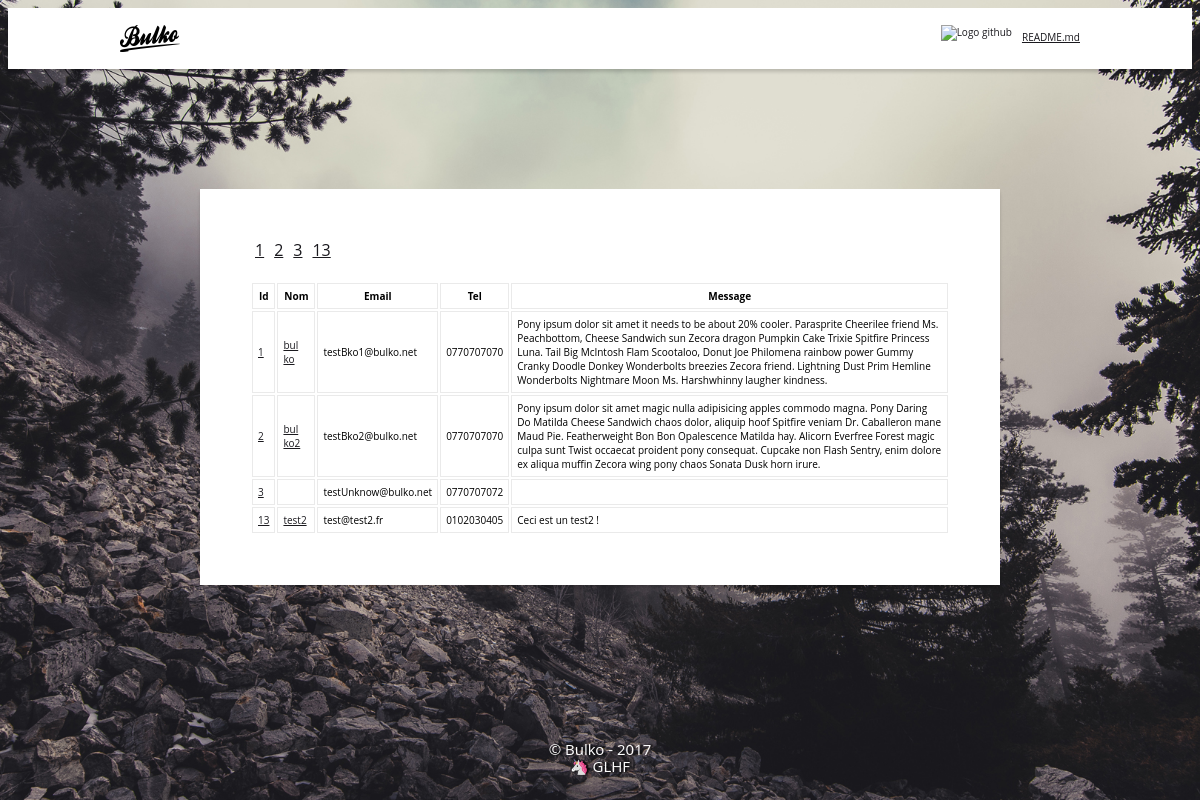
The app's page /message/index.php with its own data.
### tables this page shows
CREATE TABLE `message` (
  `id` int(11) NOT NULL,
  `nom` varchar(20) NOT NULL,
  `email` varchar(20) NOT NULL,
  `tel` varchar(10) NOT NULL,
  `message` text NOT NULL
);

### message/index.php (the view, shortened to what this page needs)
<?php
try
{
	$bdd = new PDO('mysql:host=localhost;dbname=test_bko;charset=utf8', 'root', '');
}
catch(Exception $e)
{
	die('Erreur : '.$e->getMessage());
}
?>
<!DOCTYPE html>
<html lang="fr">
<head>
	<link rel="stylesheet" href="https://cdn.bootcss.com/meyer-reset/2.0/reset.min.css">
	<link rel="stylesheet" href="../asset/css/styles.css">
</head>
<body>
	<header>
		<div class="wrapper">
			<a class="logo-bulko" href="http://www.bulko.net/" title="Logo Agence Bulko"><img src="../asset/img/logoBulko.png" alt="Logo Agence Bulko" ></a>
			<a class="logo-github" href="https://github.com/Bulko/test-dev-bulko/blob/master/README.md" title="Lire les consignes" target="_blank" rel="noopener">
				<img src="../asset/img/github-icon.png" alt="Logo github">README.md
			</a>
		</div>
	</header>
	<main>
		<div class="container" style="background-color:#fff;">
			<?php
			if (isset($_GET['id'])) {
				$id=$_GET['id'];
				?>
				<p>Contactez-nous</p>
				<div class="form-part-1">
					<?php
					$reponse = $bdd->query("SELECT * FROM message WHERE id=$id");
					while ($donnees = $reponse->fetch())
					{
						?>
						<div class="form-control">
							<input type="text" name="nom" placeholder="<?php echo $donnees['nom']; ?>"/>
						</div>
						<div class="form-control">
							<input type="email" name="email" placeholder="<?php echo $donnees['email']; ?>"/>
						</div>
						<div class="form-control">
							<input type="tel" name="tel" placeholder="<?php echo $donnees['tel']; ?>"/>
						</div>
					</div>
					<div class="form-part-2">
						<div class="form-control">
							<textarea name="message" placeholder="<?php echo $donnees['message']; ?>"></textarea>
						</div>
						<?php
					}
					?>
				</div>
				<?php
			}else{
				?>
				<table>
					<thead>
						<tr>
							<td>Id</td>
							<td>Nom</td>
							<td>Email</td>
							<td>Tel</td>
							<td>Message</td>
						</tr>
					</thead>
					<tbody>
						<?php
						$reponse = $bdd->query("SELECT * FROM message");
						while ($donnees = $reponse->fetch())
						{
							?>
							<div class="autresMessages">
								<a href="index.php?id=<?php echo $donnees['id']; ?>">
									<?php echo $donnees['id']; ?>
								</a>
							</div>
							<tr>
								<td>
									<a href="index.php?id=<?php echo $donnees['id']; ?>">
										<?php echo $donnees['id']; ?>
									</a>
								</td>
								<td>
									<a href="index.php?id=<?php echo $donnees['id']; ?>"><?php echo $donnees['nom']; ?>
									</a>
								</td>
								<td>
									<?php echo $donnees['email']; ?>
								</td>
								<td>
									<?php echo $donnees['tel']; ?>
								</td>
								<td>
									<?php echo $donnees['message']; ?>
								</td>
							</tr>
							<?php
						}
					}
					?>
				</tbody>
			</table>
		</div>
	</main>
	<footer>
		<p>© Bulko - 2017<br>🦄  GLHF</p>
	</footer>
</body>
</html>

### asset/css/styles.css (style rules this page uses)
html { font-size:10px }
body { overflow:hidden;font-family:"Open Sans",Helvetica,sans-serif;background-color:white;background-image:url("../img/background.jpg");background-repeat:no-repeat;background-attachment:fixed;background-position:50% 0%;-webkit-background-size:cover;background-size:cover }
body * { -webkit-box-sizing:border-box;box-sizing:border-box }
header { display:block;position:relative;width:100%;height:auto;padding:1.7rem 0;background-color:white;-webkit-box-shadow:0 0.3rem 0.3rem rgba(0,0,0,0.16);box-shadow:0 0.3rem 0.3rem rgba(0,0,0,0.16);margin-bottom:15vh;z-index:3 }
header .wrapper { width:96rem;margin:auto }
header img { display:inline-block;position:relative;height:2.7rem;margin-right:1rem;vertical-align:middle }
header .logo-github { float:right }
a,a:visited { color:#1A191E }
main { display:block;position:relative;z-index:2 }
footer { display:block;z-index:1 }
footer p { position:absolute;bottom:1rem;left:50%;-webkit-transform:translateX(-50%);-ms-transform:translateX(-50%);transform:translateX(-50%);line-height:1.7rem;text-align:center;font-size:1.5rem;color:white;text-shadow:0.2rem 0rem 0.2rem #000 }
.container { display:block; position:relative; width:80rem; -webkit-box-sizing:border-box; box-sizing:border-box; margin:auto; padding:5rem; background-color:white; -webkit-box-shadow:0 0.3rem 0.3rem rgba(0,0,0,0.16); box-shadow:0 0.3rem 0.3rem rgba(0,0,0,0.16) }
.autresMessages { display: inline-block; margin-bottom: 20px; font-size: 16px; }
.autresMessages a { margin:0 5px; }
thead { font-weight: bold; text-align: center; }
td { padding:5px; border:1px solid #eaeaea; }

### records on screen
message: id "1", nom "bul ko", email "testBko1@bulko.net", tel "0770707070", message "Pony ipsum dolor sit amet it needs to be about 20% cooler. Parasprite Cheerilee friend Ms. Peachbottom, Cheese Sandwich sun Zecora dragon Pumpkin Cake Trixie Spitfire Princess Luna. Tail Big McIntosh Flam Scootaloo, Donut Joe Philomena rainbow power Gummy Cranky Doodle Donkey Wonderbolts breezies Zecora friend. Lightning Dust Prim Hemline Wonderbolts Nightmare Moon Ms. Harshwhinny laugher kindness."
message: id "2", nom "bul ko2", email "testBko2@bulko.net", tel "0770707070", message "Pony ipsum dolor sit amet magic nulla adipisicing apples commodo magna. Pony Daring Do Matilda Cheese Sandwich chaos dolor, aliquip hoof Spitfire veniam Dr. Caballeron mane Maud Pie. Featherweight Bon Bon Opalescence Matilda hay. Alicorn Everfree Forest magic culpa sunt Twist occaecat proident pony consequat. Cupcake non Flash Sentry, enim dolore ex aliqua muffin Zecora wing pony chaos Sonata Dusk horn irure."
message: id "3", email "testUnknow@bulko.net", tel "0770707072"
message: id "13", nom "test2", email "test@test2.fr", tel "0102030405", message "Ceci est un test2 !"
